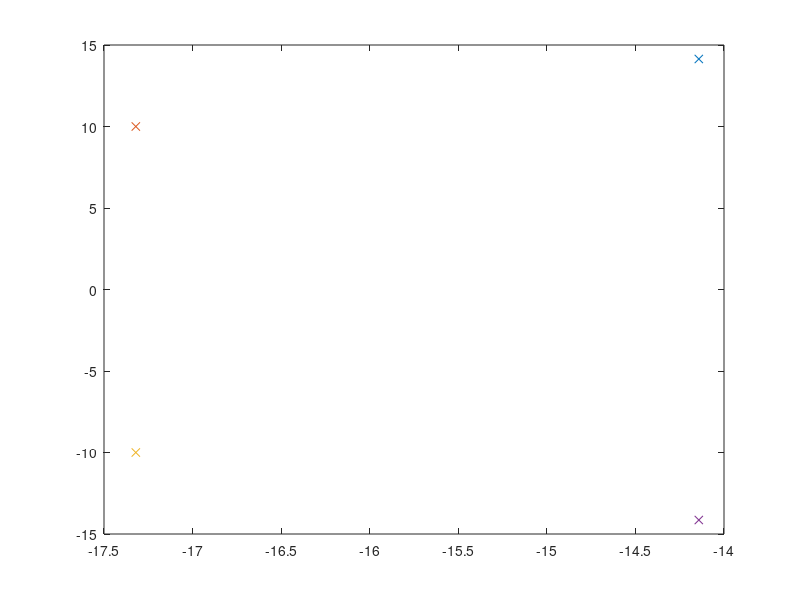

This chart was generated by the following MATLAB code:
clc;
clear all;
close all;

%% misc
Simulation_Time = 5 ;    % tempo di esecuzione della simulazione
step_time_input = 1 ;    % step time dell'ingresso a gradino
%vel_CI = 0 ;             % condizioni iniziali integratore velocit�
%pos_CI = 0 ;             % condizioni iniziali integratore posizione

%% specifiche progetto

T0 = 0.05;
amplitude = 50 ;

omegazero = 2 * pi / T0 ; % frequenza sinusoide da inseguire

%% parametri motore (presi dalla tabella)
% L = 0 per ipotesi
Kg2v = 5 / 176;
Kr2v = 180 * Kg2v / pi ;
Kt = Kr2v ;
Tl = 0.001;

Kphi = 7.67 * 10^-3;
R = 2.6;
Jm = 3.87 * 10^-7;
Jl = 3.42 * 10^-5;
N = 14;
bm = 0;
bl = 0;

% calcolo parametri ecquivalenti
KphiEq = N * Kphi;
bEq = 0 ;
% bEq = (bm * N^2) + bl;
Jeq = (Jm * N^2) + Jl;

%% creo il modello del motore e lo retroaziono

a = -(bEq*R + KphiEq^2) / (Jeq*R) ;
b = KphiEq / (Jeq*R);
c = Kt ;



A = [ 0 ,1 ;
      0 ,a];

B = [0 ;  
     b];
  
C = [ c , 0];

Az = [ 0 , 1 , 0 , 0 ;
       -omegazero^2 , 0 , C ;
       0 , 0 , 0 , 1 ; 
       0 , 0 , 0 , a ] ;
       
Bz = [ 0 ;
       0 ;
       B ]; 
       
   
   
%scelto la configurazione (D) dei poli
wn = 20 ;

w1 = -  wn * cos(pi/4) + i * wn*sin(pi/4);
w2 = - wn * cos(pi/6) + i * wn*sin(pi/6);
w3 = - wn * cos(pi/6) - i * wn*sin(pi/6);
w4 = -  wn * cos(pi/4) - i * wn*sin(pi/4);

figure()
plot(w1, 'x')
hold on
plot(w2, 'x')
hold on
plot(w3, 'x')
hold on
plot(w4, 'x')


W = [w1 , w2 , w3 , w4]; %poli desiderati per garantire sovraelongazione,t.assestamento5%

%retroazione
K = acker (Az , Bz , W); %matrice di retroazione affinche' Az-BzK abbia quei poli
K3 = [K(3) , K(4)];



% %% SIMULA
% sim('controllore_stato_inseguimentosen.slx');
% 
% 
% plot(angolo_motore)
% 
% 
% %% calcolo errore di fase e di guadagno
% 
% guadagno_desiderato = amplitude ;
% fase_desiderata = 0 ;
% 
% massimo_relativo = 0 ;
% guadagno_reale = 0 ;
% fase_reale = 0 ;
% indice_massimo_relativo = 0 ;
% 
% for i = 2: ( length(angolo_motore) - 1 )
%   
%     if  angolo_motore(i) == massimo_relativo
%        guadagno_reale = massimo_relativo ; 
%        periodo = i-indice_massimo_relativo ;
%     end
%     
%     if ( ( angolo_motore(i) > angolo_motore(i-1) ) &&  ( angolo_motore(i) > angolo_motore(i+1) ) ) ;
%       
%         massimo_relativo = angolo_motore(i) ;
%         indice_massimo_relativo = i ;
%         
%     end
%     
% end
% 
%     
% errore_guadagno = guadagno_desiderato - guadagno_reale    
% indice_primo_picco = indice_massimo_relativo ; 
% 
% while ( indice_primo_picco > 0 )
%     indice_primo_picco = indice_primo_picco - periodo ;
% end
% 
% sfasamento = ( indice_primo_picco + periodo/4 ) / 1000 ; %dopo quanti secondi inizia la sinusoide dell'uscita 
% fase_reale = sfasamento / omegazero ; 
% errore_fase = fase_desiderata - fase_reale;
% guadagno_reale
% fase_reale
% errore_guadagno
% errore_fase
%     
